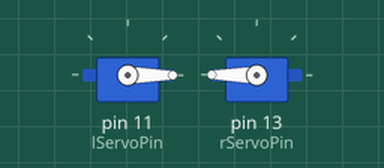
Recording of a program running on a simulated Raspberry Pi (header pin numbers). On the bench: 2 × servo. Servo angles are drawn from the pulse width (0.5 ms = 0°, 2.5 ms = 180°). At 0.5 s the program stops and its outputs stay as they are.

Above: at 0.1 s.
Timing chart, 0 to 1.6 s (numbered marks = the images above):
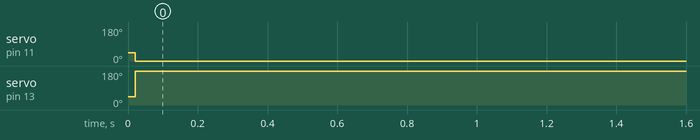

Measured:
- by itself, servo on pin 11 (lServoPin): 45° → 0° at 0.02 s
- by itself, servo on pin 13 (rServoPin): 45° → 180° at 0.02 s

The program:

revgrip.py
```python
import RPi.GPIO as GPIO
import time

lServoPin = 11
rServoPin = 13
GPIO.setmode(GPIO.BOARD)

GPIO.setup(lServoPin, GPIO.OUT)
GPIO.setup(rServoPin, GPIO.OUT)

lPwm = GPIO.PWM(lServoPin, 50)
rPwm = GPIO.PWM(rServoPin, 50)
lPwm.start(5)
rPwm.start(5)


x=0
while(x<1):

       # p.ChangeDutyCycle(2.5)
       # time.sleep(0.5)

       # positionl = 1./18.*(i)+2
       # positionr = 1./18.*(180-i)+2
    lPwm.ChangeDutyCycle(2.5)
    rPwm.ChangeDutyCycle(12.5)
    time.sleep(0.5)
    #for i in range(90, 45, -1):
       # positionl = 1./18.*(i)+2
     #   positionr = 1./18.*(180-i)+2
        #lPwm.ChangeDutyCycle(positionl)
      #  rPwm.ChangeDutyCycle(positionr)
       # time.sleep(0.005)
    x = x + 1

lPwm.stop()
rPwm.stop()
GPIO.cleanup()
```
